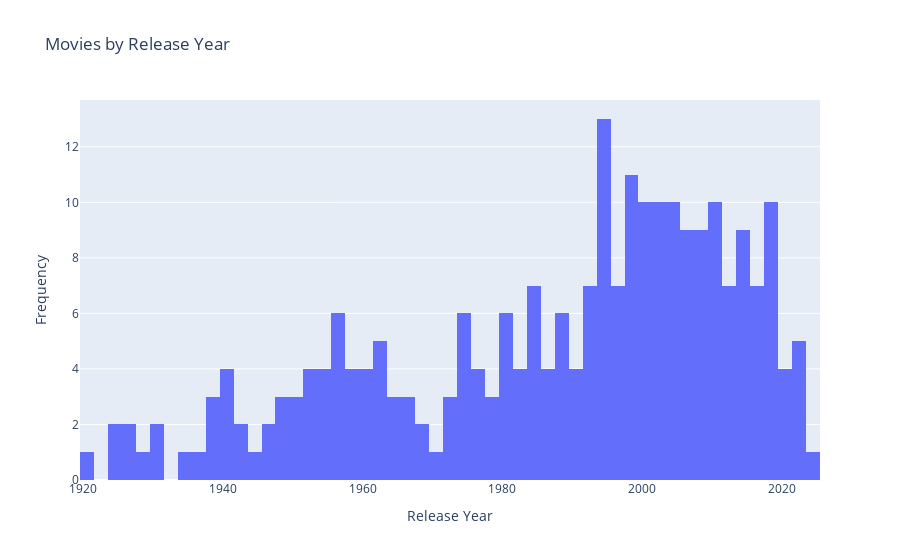

The code cell stored with this chart in its notebook:
### Markdown cell above
### Movies by Release Year

### Code cell
fig = px.histogram(data, x='Release Year', nbins=100, title='Movies by Release Year')
fig.update_layout(title="Movies by Release Year",xaxis_title='Release Year', yaxis_title='Frequency')
fig.show()

### Figure 1 — Plotly figure (JSON) as saved in the notebook; plotly's stock layout.template omitted (floating-point values rounded to 4 significant figures; data arrays with more than 128 entries replaced by an {"elided": "..."} marker saying what was removed)
{"data": [{"alignmentgroup": "True", "bingroup": "x", "hovertemplate": "Release Year=%{x}<br>count=%{y}<extra></extra>", "legendgroup": "", "marker": {"color": "#636efa", "pattern": {"shape": ""}}, "name": "", "nbinsx": 100, "offsetgroup": "", "orientation": "v", "showlegend": false, "type": "histogram", "x": {"elided": "250 int values"}, "xaxis": "x", "yaxis": "y"}], "layout": {"barmode": "relative", "legend": {"tracegroupgap": 0}, "title": {"text": "Movies by Release Year"}, "xaxis": {"anchor": "y", "domain": [0, 1], "title": {"text": "Release Year"}}, "yaxis": {"anchor": "x", "domain": [0, 1], "title": {"text": "Frequency"}}}}
